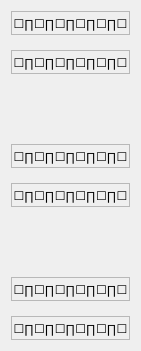
   <widget class="QWidget" name="layoutWidget">
    <property name="geometry">
     <rect>
      <x>880</x>
      <y>120</y>
      <width>141</width>
      <height>351</height>
     </rect>
    </property>
    <layout class="QVBoxLayout" name="verticalLayout">
     <property name="spacing">
      <number>70</number>
     </property>
     <item>
      <layout class="QGridLayout" name="gridLayout_22">
       <property name="horizontalSpacing">
        <number>20</number>
       </property>
       <property name="verticalSpacing">
        <number>15</number>
       </property>
       <item row="0" column="0">
        <widget class="QLabel" name="empty_13">
         <property name="minimumSize">
          <size>
           <width>10</width>
           <height>10</height>
          </size>
         </property>
         <property name="maximumSize">
          <size>
           <width>10000</width>
           <height>10000</height>
          </size>
         </property>
         <property name="frameShape">
          <enum>QFrame::StyledPanel</enum>
         </property>
         <property name="text">
          <string>☐∏☐∏☐∏☐∏☐∏☐</string>
         </property>
         <property name="textFormat">
          <enum>Qt::PlainText</enum>
         </property>
         <property name="scaledContents">
          <bool>false</bool>
         </property>
         <property name="alignment">
          <set>Qt::AlignCenter</set>
         </property>
         <property name="margin">
          <number>-10</number>
         </property>
        </widget>
       </item>
       <item row="1" column="0">
        <widget class="QLabel" name="empty_14">
         <property name="minimumSize">
          <size>
           <width>10</width>
           <height>10</height>
          </size>
         </property>
         <property name="maximumSize">
          <size>
           <width>10000</width>
           <height>10000</height>
          </size>
         </property>
         <property name="frameShape">
          <enum>QFrame::StyledPanel</enum>
         </property>
         <property name="text">
          <string>☐∏☐∏☐∏☐∏☐∏☐</string>
         </property>
         <property name="textFormat">
          <enum>Qt::PlainText</enum>
         </property>
         <property name="scaledContents">
          <bool>false</bool>
         </property>
         <property name="alignment">
          <set>Qt::AlignCenter</set>
         </property>
         <property name="margin">
          <number>-10</number>
         </property>
        </widget>
       </item>
      </layout>
     </item>
     <item>
      <layout class="QGridLayout" name="gridLayout_23">
       <property name="horizontalSpacing">
        <number>20</number>
       </property>
       <property name="verticalSpacing">
        <number>15</number>
       </property>
       <item row="0" column="0">
        <widget class="QLabel" name="empty_15">
         <property name="minimumSize">
          <size>
           <width>10</width>
           <height>10</height>
          </size>
         </property>
         <property name="maximumSize">
          <size>
           <width>10000</width>
           <height>10000</height>
          </size>
         </property>
         <property name="frameShape">
          <enum>QFrame::StyledPanel</enum>
         </property>
         <property name="text">
          <string>☐∏☐∏☐∏☐∏☐∏☐</string>
         </property>
         <property name="textFormat">
          <enum>Qt::PlainText</enum>
         </property>
         <property name="scaledContents">
          <bool>false</bool>
         </property>
         <property name="alignment">
          <set>Qt::AlignCenter</set>
         </property>
         <property name="margin">
          <number>-10</number>
         </property>
        </widget>
       </item>
       <item row="1" column="0">
        <widget class="QLabel" name="empty_39">
         <property name="minimumSize">
          <size>
           <width>10</width>
           <height>10</height>
          </size>
         </property>
         <property name="maximumSize">
          <size>
           <width>10000</width>
           <height>10000</height>
          </size>
         </property>
         <property name="frameShape">
          <enum>QFrame::StyledPanel</enum>
         </property>
         <property name="text">
          <string>☐∏☐∏☐∏☐∏☐∏☐</string>
         </property>
         <property name="textFormat">
          <enum>Qt::PlainText</enum>
         </property>
         <property name="scaledContents">
          <bool>false</bool>
         </property>
         <property name="alignment">
          <set>Qt::AlignCenter</set>
         </property>
         <property name="margin">
          <number>-10</number>
         </property>
        </widget>
       </item>
      </layout>
     </item>
     <item>
      <layout class="QGridLayout" name="gridLayout_24">
       <property name="horizontalSpacing">
        <number>20</number>
       </property>
       <property name="verticalSpacing">
        <number>15</number>
       </property>
       <item row="1" column="0">
        <widget class="QLabel" name="empty_41">
         <property name="minimumSize">
          <size>
           <width>10</width>
           <height>10</height>
          </size>
         </property>
         <property name="maximumSize">
          <size>
           <width>10000</width>
           <height>10000</height>
          </size>
         </property>
         <property name="frameShape">
          <enum>QFrame::StyledPanel</enum>
         </property>
         <property name="text">
          <string>☐∏☐∏☐∏☐∏☐∏☐</string>
         </property>
         <property name="textFormat">
          <enum>Qt::PlainText</enum>
         </property>
         <property name="scaledContents">
          <bool>false</bool>
         </property>
         <property name="alignment">
          <set>Qt::AlignCenter</set>
         </property>
         <property name="margin">
          <number>-10</number>
         </property>
        </widget>
       </item>
       <item row="0" column="0">
        <widget class="QLabel" name="empty_40">
         <property name="minimumSize">
          <size>
           <width>10</width>
           <height>10</height>
          </size>
         </property>
         <property name="maximumSize">
          <size>
           <width>10000</width>
           <height>10000</height>
          </size>
         </property>
         <property name="frameShape">
          <enum>QFrame::StyledPanel</enum>
         </property>
         <property name="text">
          <string>☐∏☐∏☐∏☐∏☐∏☐</string>
         </property>
         <property name="textFormat">
          <enum>Qt::PlainText</enum>
         </property>
         <property name="scaledContents">
          <bool>false</bool>
         </property>
         <property name="alignment">
          <set>Qt::AlignCenter</set>
         </property>
         <property name="margin">
          <number>-10</number>
         </property>
        </widget>
       </item>
      </layout>
     </item>
    </layout>
   </widget>
